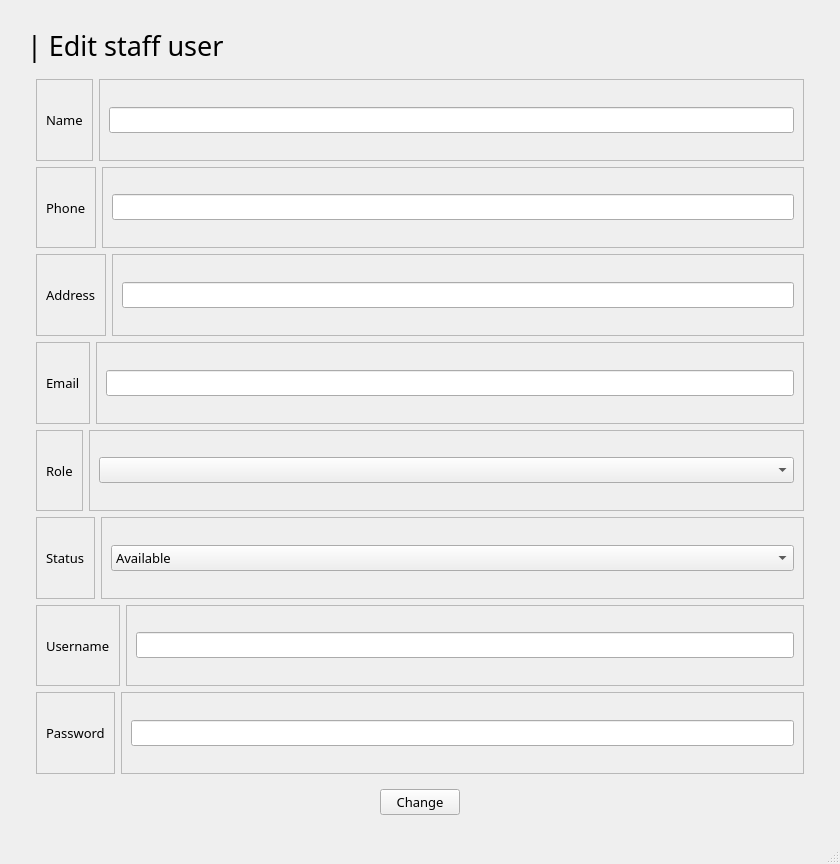
<?xml version="1.0" encoding="UTF-8"?>
<ui version="4.0">
 <class>MainWindow</class>
 <widget class="QMainWindow" name="MainWindow">
  <property name="geometry">
   <rect>
    <x>0</x>
    <y>0</y>
    <width>840</width>
    <height>864</height>
   </rect>
  </property>
  <property name="windowTitle">
   <string>MainWindow</string>
  </property>
  <widget class="QWidget" name="centralwidget">
   <layout class="QHBoxLayout" name="horizontalLayout">
    <item>
     <widget class="QWidget" name="widget" native="true">
      <layout class="QVBoxLayout" name="verticalLayout">
       <item alignment="Qt::AlignTop">
        <widget class="QWidget" name="widget_2" native="true">
         <layout class="QVBoxLayout" name="verticalLayout_4">
          <item>
           <widget class="QLabel" name="label">
            <property name="font">
             <font>
              <family>Sans Serif Collection</family>
              <pointsize>20</pointsize>
             </font>
            </property>
            <property name="text">
             <string>| Edit staff user</string>
            </property>
           </widget>
          </item>
         </layout>
        </widget>
       </item>
       <item>
        <widget class="QWidget" name="widget_3" native="true">
         <property name="sizePolicy">
          <sizepolicy hsizetype="Preferred" vsizetype="Expanding">
           <horstretch>0</horstretch>
           <verstretch>0</verstretch>
          </sizepolicy>
         </property>
         <property name="font">
          <font>
           <family>Sans Serif Collection</family>
           <pointsize>10</pointsize>
          </font>
         </property>
         <layout class="QVBoxLayout" name="verticalLayout_2">
          <property name="topMargin">
           <number>0</number>
          </property>
          <property name="bottomMargin">
           <number>0</number>
          </property>
          <item>
           <widget class="QWidget" name="widget_5" native="true">
            <layout class="QHBoxLayout" name="horizontalLayout_3">
             <property name="topMargin">
              <number>0</number>
             </property>
             <property name="bottomMargin">
              <number>0</number>
             </property>
             <item>
              <widget class="QFrame" name="Frame">
               <property name="frameShape">
                <enum>QFrame::StyledPanel</enum>
               </property>
               <property name="frameShadow">
                <enum>QFrame::Raised</enum>
               </property>
               <layout class="QVBoxLayout" name="verticalLayout_8">
                <item>
                 <widget class="QLabel" name="label_4">
                  <property name="text">
                   <string>Name</string>
                  </property>
                 </widget>
                </item>
               </layout>
              </widget>
             </item>
             <item>
              <widget class="QFrame" name="frame">
               <property name="frameShape">
                <enum>QFrame::StyledPanel</enum>
               </property>
               <property name="frameShadow">
                <enum>QFrame::Raised</enum>
               </property>
               <layout class="QVBoxLayout" name="verticalLayout_9">
                <item>
                 <widget class="QLineEdit" name="ESName"/>
                </item>
               </layout>
              </widget>
             </item>
            </layout>
           </widget>
          </item>
          <item>
           <widget class="QWidget" name="widget_8" native="true">
            <layout class="QHBoxLayout" name="horizontalLayout_6">
             <property name="topMargin">
              <number>0</number>
             </property>
             <property name="bottomMargin">
              <number>0</number>
             </property>
             <item>
              <widget class="QFrame" name="frame_10">
               <property name="frameShape">
                <enum>QFrame::StyledPanel</enum>
               </property>
               <property name="frameShadow">
                <enum>QFrame::Raised</enum>
               </property>
               <layout class="QVBoxLayout" name="verticalLayout_14">
                <item>
                 <widget class="QLabel" name="label_6">
                  <property name="text">
                   <string>Phone</string>
                  </property>
                 </widget>
                </item>
               </layout>
              </widget>
             </item>
             <item>
              <widget class="QFrame" name="frame_9">
               <property name="frameShape">
                <enum>QFrame::StyledPanel</enum>
               </property>
               <property name="frameShadow">
                <enum>QFrame::Raised</enum>
               </property>
               <layout class="QVBoxLayout" name="verticalLayout_15">
                <item>
                 <widget class="QLineEdit" name="ESPhone"/>
                </item>
               </layout>
              </widget>
             </item>
            </layout>
           </widget>
          </item>
          <item>
           <widget class="QWidget" name="widget_12" native="true">
            <layout class="QHBoxLayout" name="horizontalLayout_9">
             <property name="topMargin">
              <number>0</number>
             </property>
             <property name="bottomMargin">
              <number>0</number>
             </property>
             <item>
              <widget class="QFrame" name="Frame_3">
               <property name="frameShape">
                <enum>QFrame::StyledPanel</enum>
               </property>
               <property name="frameShadow">
                <enum>QFrame::Raised</enum>
               </property>
               <layout class="QVBoxLayout" name="verticalLayout_20">
                <item>
                 <widget class="QLabel" name="label_9">
                  <property name="text">
                   <string>Address</string>
                  </property>
                 </widget>
                </item>
               </layout>
              </widget>
             </item>
             <item>
              <widget class="QFrame" name="frame_13">
               <property name="frameShape">
                <enum>QFrame::StyledPanel</enum>
               </property>
               <property name="frameShadow">
                <enum>QFrame::Raised</enum>
               </property>
               <layout class="QVBoxLayout" name="verticalLayout_21">
                <item>
                 <widget class="QLineEdit" name="ESAddress"/>
                </item>
               </layout>
              </widget>
             </item>
            </layout>
           </widget>
          </item>
          <item>
           <widget class="QWidget" name="widget_11" native="true">
            <layout class="QHBoxLayout" name="horizontalLayout_8">
             <property name="topMargin">
              <number>0</number>
             </property>
             <property name="bottomMargin">
              <number>0</number>
             </property>
             <item>
              <widget class="QFrame" name="Frame_2">
               <property name="frameShape">
                <enum>QFrame::StyledPanel</enum>
               </property>
               <property name="frameShadow">
                <enum>QFrame::Raised</enum>
               </property>
               <layout class="QVBoxLayout" name="verticalLayout_18">
                <item>
                 <widget class="QLabel" name="label_8">
                  <property name="text">
                   <string>Email</string>
                  </property>
                 </widget>
                </item>
               </layout>
              </widget>
             </item>
             <item>
              <widget class="QFrame" name="frame_2">
               <property name="frameShape">
                <enum>QFrame::StyledPanel</enum>
               </property>
               <property name="frameShadow">
                <enum>QFrame::Raised</enum>
               </property>
               <layout class="QVBoxLayout" name="verticalLayout_19">
                <item>
                 <widget class="QLineEdit" name="ESEmail"/>
                </item>
               </layout>
              </widget>
             </item>
            </layout>
           </widget>
          </item>
          <item>
           <widget class="QWidget" name="widget_7" native="true">
            <layout class="QHBoxLayout" name="horizontalLayout_5">
             <property name="topMargin">
              <number>0</number>
             </property>
             <property name="bottomMargin">
              <number>0</number>
             </property>
             <item>
              <widget class="QFrame" name="frame_8">
               <property name="frameShape">
                <enum>QFrame::StyledPanel</enum>
               </property>
               <property name="frameShadow">
                <enum>QFrame::Raised</enum>
               </property>
               <layout class="QVBoxLayout" name="verticalLayout_13">
                <item alignment="Qt::AlignLeft">
                 <widget class="QLabel" name="label_2">
                  <property name="text">
                   <string>Role</string>
                  </property>
                 </widget>
                </item>
               </layout>
              </widget>
             </item>
             <item>
              <widget class="QFrame" name="frame_7">
               <property name="sizePolicy">
                <sizepolicy hsizetype="Expanding" vsizetype="Preferred">
                 <horstretch>0</horstretch>
                 <verstretch>0</verstretch>
                </sizepolicy>
               </property>
               <property name="frameShape">
                <enum>QFrame::StyledPanel</enum>
               </property>
               <property name="frameShadow">
                <enum>QFrame::Raised</enum>
               </property>
               <layout class="QVBoxLayout" name="verticalLayout_12">
                <item>
                 <widget class="QComboBox" name="ESRole"/>
                </item>
               </layout>
              </widget>
             </item>
            </layout>
           </widget>
          </item>
          <item>
           <widget class="QWidget" name="widget_6" native="true">
            <layout class="QHBoxLayout" name="horizontalLayout_4">
             <property name="topMargin">
              <number>0</number>
             </property>
             <property name="bottomMargin">
              <number>0</number>
             </property>
             <item>
              <widget class="QFrame" name="frame_6">
               <property name="frameShape">
                <enum>QFrame::StyledPanel</enum>
               </property>
               <property name="frameShadow">
                <enum>QFrame::Raised</enum>
               </property>
               <layout class="QVBoxLayout" name="verticalLayout_11">
                <item alignment="Qt::AlignLeft">
                 <widget class="QLabel" name="label_5">
                  <property name="text">
                   <string>Status</string>
                  </property>
                 </widget>
                </item>
               </layout>
              </widget>
             </item>
             <item>
              <widget class="QFrame" name="frame_5">
               <property name="sizePolicy">
                <sizepolicy hsizetype="Expanding" vsizetype="Preferred">
                 <horstretch>0</horstretch>
                 <verstretch>0</verstretch>
                </sizepolicy>
               </property>
               <property name="frameShape">
                <enum>QFrame::StyledPanel</enum>
               </property>
               <property name="frameShadow">
                <enum>QFrame::Raised</enum>
               </property>
               <layout class="QVBoxLayout" name="verticalLayout_10">
                <item>
                 <widget class="QComboBox" name="ESStatus">
                  <item>
                   <property name="text">
                    <string>Available</string>
                   </property>
                  </item>
                  <item>
                   <property name="text">
                    <string>Not available</string>
                   </property>
                  </item>
                 </widget>
                </item>
               </layout>
              </widget>
             </item>
            </layout>
           </widget>
          </item>
          <item>
           <widget class="QWidget" name="widget_10" native="true">
            <layout class="QHBoxLayout" name="horizontalLayout_2">
             <property name="topMargin">
              <number>0</number>
             </property>
             <property name="bottomMargin">
              <number>0</number>
             </property>
             <item>
              <widget class="QFrame" name="frame_4">
               <property name="frameShape">
                <enum>QFrame::StyledPanel</enum>
               </property>
               <property name="frameShadow">
                <enum>QFrame::Raised</enum>
               </property>
               <layout class="QVBoxLayout" name="verticalLayout_6">
                <item>
                 <widget class="QLabel" name="label_3">
                  <property name="text">
                   <string>Username</string>
                  </property>
                 </widget>
                </item>
               </layout>
              </widget>
             </item>
             <item>
              <widget class="QFrame" name="frame_3">
               <property name="frameShape">
                <enum>QFrame::StyledPanel</enum>
               </property>
               <property name="frameShadow">
                <enum>QFrame::Raised</enum>
               </property>
               <layout class="QVBoxLayout" name="verticalLayout_5">
                <item>
                 <widget class="QLineEdit" name="ESUsername"/>
                </item>
               </layout>
              </widget>
             </item>
            </layout>
           </widget>
          </item>
          <item>
           <widget class="QWidget" name="widget_9" native="true">
            <layout class="QHBoxLayout" name="horizontalLayout_7">
             <property name="topMargin">
              <number>0</number>
             </property>
             <property name="bottomMargin">
              <number>0</number>
             </property>
             <item>
              <widget class="QFrame" name="frame_12">
               <property name="frameShape">
                <enum>QFrame::StyledPanel</enum>
               </property>
               <property name="frameShadow">
                <enum>QFrame::Raised</enum>
               </property>
               <layout class="QVBoxLayout" name="verticalLayout_17">
                <item>
                 <widget class="QLabel" name="label_7">
                  <property name="text">
                   <string>Password</string>
                  </property>
                 </widget>
                </item>
               </layout>
              </widget>
             </item>
             <item>
              <widget class="QFrame" name="frame_11">
               <property name="frameShape">
                <enum>QFrame::StyledPanel</enum>
               </property>
               <property name="frameShadow">
                <enum>QFrame::Raised</enum>
               </property>
               <layout class="QVBoxLayout" name="verticalLayout_16">
                <item>
                 <widget class="QLineEdit" name="ESPassword"/>
                </item>
               </layout>
              </widget>
             </item>
            </layout>
           </widget>
          </item>
         </layout>
        </widget>
       </item>
       <item>
        <widget class="QWidget" name="widget_4" native="true">
         <layout class="QVBoxLayout" name="verticalLayout_3">
          <item alignment="Qt::AlignHCenter">
           <widget class="QPushButton" name="ESButton">
            <property name="font">
             <font>
              <family>Sans Serif Collection</family>
              <pointsize>10</pointsize>
             </font>
            </property>
            <property name="text">
             <string>Change</string>
            </property>
           </widget>
          </item>
         </layout>
        </widget>
       </item>
      </layout>
     </widget>
    </item>
   </layout>
  </widget>
  <widget class="QStatusBar" name="statusbar"/>
 </widget>
 <resources/>
 <connections/>
</ui>
